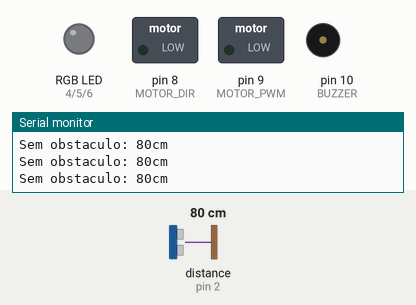
Recording of a sketch running on a simulated Arduino Uno, built with avr-gcc and run on an emulated ATmega328P. Shown: switched loads named in the sketch (green lamp = pin HIGH), an RGB LED mixed from three pins (HIGH = lit), buzzer (waves = sounding), the last lines printed to the serial monitor. Wiring (inferred from the names in the program): ultrasonic range finder: trigger pin 3; echo pin 2. The inputs (shaded band) are chosen by the test bench; at power-on: distance to the obstacle (sensor on pin 2) 80 cm. The echo pulse lasts 58.3 µs per cm; pins used as bus, display or sensor lines are not drawn.

Above: at 1.2 s.
1.3 s: distance to the obstacle (sensor on pin 2) set to 2 cm
At 3.32 s:
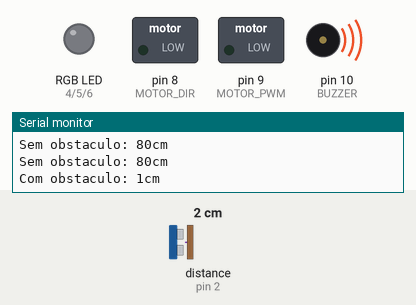
4.3 s: distance to the obstacle (sensor on pin 2) set to 5 cm
7.3 s: distance to the obstacle (sensor on pin 2) set to 8 cm
At 8.3 s:
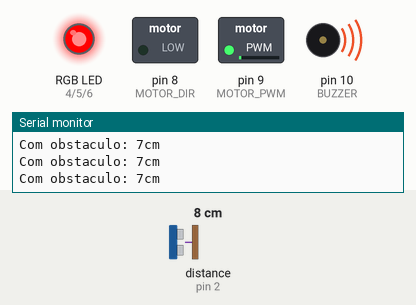
9.1 s: distance to the obstacle (sensor on pin 2) set to 10 cm
At 10.2 s:
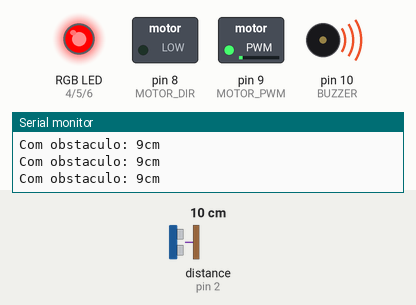
10.6 s: distance to the obstacle (sensor on pin 2) set to 13 cm
At 11.0 s:
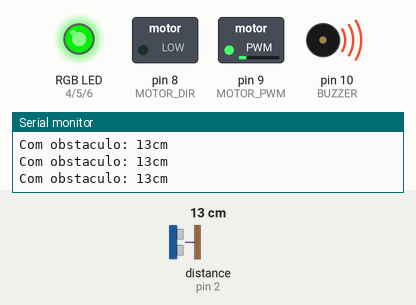
12.2 s: distance to the obstacle (sensor on pin 2) set to 4 cm
At 12.54 s:
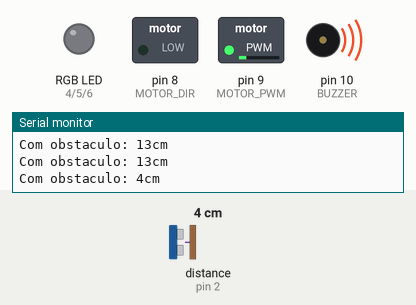
Timing chart, 0 to 16.2 s (numbered marks = the images above; inputs shaded):
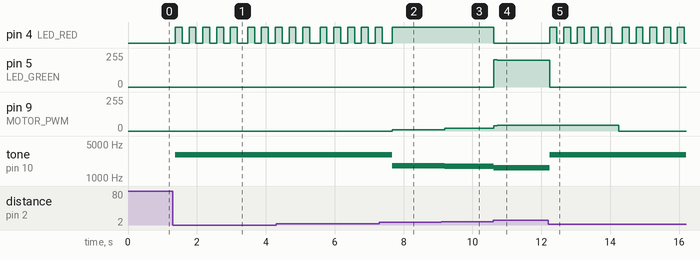

Measured:
- the behaviour switches between 6 and 7 cm on distance to the obstacle (sensor on pin 2) (found by bisection; images 1 and 2)
- the behaviour switches between 11 and 12 cm on distance to the obstacle (sensor on pin 2) (found by bisection; images 3 and 4)
- after the input at 1.3 s, pin 4 (LED_RED): LOW → HIGH after 0.07 s, → LOW 0.20 s later, → HIGH 0.20 s later, → LOW 0.20 s later, … (15 changes in this stretch); tone on pin 10 (BUZZER): silent → 3000 Hz after 0.07 s
- after the input at 7.3 s, pin 4 (LED_RED): goes on until 7.7 s, then stays HIGH; pin 9 (MOTOR_PWM): 0/255 → 11/255 after 0.38 s; tone on pin 10 (BUZZER): 3000 Hz → 1790 Hz after 0.38 s
- after the input at 9.1 s, pin 9 (MOTOR_PWM): 11/255 → 22/255 after 0.10 s; tone on pin 10 (BUZZER): 1790 Hz → 1730 Hz after 0.10 s
- after the input at 10.6 s, pin 4 (LED_RED): HIGH → LOW at once; pin 5 (LED_GREEN): 0/255 → 206/255 at once, → 202/255 0.10 s later; pin 9 (MOTOR_PWM): 22/255 → 39/255 at once, → 45/255 0.10 s later; tone on pin 10 (BUZZER): 1730 Hz → 1640 Hz at once, → 1610 Hz 0.10 s later
- after the input at 12.2 s, pin 4 (LED_RED): goes 4 × (HIGH 0.20 s, LOW 0.20 s), HIGH 0.20 s, LOW 0.30 s, 4 × (HIGH 0.20 s, LOW 0.20 s), HIGH 0.20 s, then LOW, starting after 0.05 s; pin 5 (LED_GREEN): 202/255 → 0/255 after 0.05 s; pin 9 (MOTOR_PWM): 45/255 → 0/255 after 2.0 s; tone on pin 10 (BUZZER): 1610 Hz → 3000 Hz after 0.05 s

The sketch:

raiz-proj.ino
```cpp
const int TRIG = 3;
const int ECHO = 2;
const int BUZZER = 10; // Pino do buzzer
const int LED_RED = 4;   // Pino do LED vermelho
const int LED_GREEN = 5; // Pino do LED verde
const int LED_BLUE = 6;  // Pino do LED azul
const int MOTOR_PWM = 9; // Pino PWM para controle de velocidade do motor
const int MOTOR_DIR = 8; // Pino de direção do motor

const int DISTANCIA_INICIO_BARULHO = 50; // Distância em cm para começar a fazer barulho
const int DISTANCIA_MAXIMA = 51; // Distância máxima para o buzzer fazer barulho
const int DISTANCIA_CRITICA = 5; // Distância crítica em cm
const int FREQUENCIA_MAXIMA = 2000; // Frequência máxima do buzzer em Hz
const int FREQUENCIA_MINIMA = 500;  // Frequência mínima do buzzer em Hz
const int FREQUENCIA_CRITICA = 3000; // Frequência crítica do buzzer em Hz

// Defina o brilho máximo e mínimo
const int BRILHO_MAXIMO = 255;
const int BRILHO_MINIMO = 50; // Ajuste o brilho mínimo conforme necessário

void setup() {
  Serial.begin(9600);
  pinMode(TRIG, OUTPUT);
  pinMode(ECHO, INPUT);
  pinMode(BUZZER, OUTPUT); // Configura o pino do buzzer como saída

  // Configura os pinos do LED RGB como saída
  pinMode(LED_RED, OUTPUT);
  pinMode(LED_GREEN, OUTPUT);
  pinMode(LED_BLUE, OUTPUT);

  // Configura o pino do motor como saída
  pinMode(MOTOR_PWM, OUTPUT);
  pinMode(MOTOR_DIR, OUTPUT);
}

void loop() {
  int distancia = sensor_morcego(TRIG, ECHO);

  // Calcula o brilho com base na distância
  int brilho = map(distancia, 0, DISTANCIA_INICIO_BARULHO, BRILHO_MAXIMO, BRILHO_MINIMO);
  brilho = constrain(brilho, BRILHO_MINIMO, BRILHO_MAXIMO);

  if (distancia <= DISTANCIA_MAXIMA) {
    Serial.print("Com obstaculo: ");
    Serial.print(distancia);
    Serial.println("cm");

    // Controle do buzzer e LEDs com base na distância
    if (distancia <= DISTANCIA_CRITICA) {
      // Distância crítica: buzzer em frequência mais alta e LED vermelho piscante
      tone(BUZZER, FREQUENCIA_CRITICA); // Frequência crítica para alarme
      piscaLED(255, 0, 0); // Vermelho piscante
      // Controle da velocidade do motor com base na distância crítica
      analogWrite(MOTOR_PWM, 0); // Desliga o motor
    } else {
      // Distância dentro da faixa de barulho
      if (distancia <= DISTANCIA_INICIO_BARULHO) {
        int frequencia = map(distancia, 0, DISTANCIA_INICIO_BARULHO, FREQUENCIA_MAXIMA, FREQUENCIA_MINIMA);
        frequencia = constrain(frequencia, FREQUENCIA_MINIMA, FREQUENCIA_MAXIMA);
        tone(BUZZER, frequencia); // Aciona o buzzer com a frequência calculada
      } else {
        noTone(BUZZER); // Desliga o buzzer se a distância for maior que a faixa de barulho
      }

      // Controle do LED RGB com base na distância e brilho
      if (distancia <= 10) {
        setColor(brilho, 0, 0);   // Vermelho com brilho ajustado
      } else if (distancia <= 20) {
        setColor(0, brilho, 0);   // Verde com brilho ajustado
      } else if (distancia <= 30) {
        setColor(0, 0, brilho);   // Azul com brilho ajustado
      } else if (distancia <= 50) {
        setColor(brilho, brilho, 0); // Amarelo com brilho ajustado
      } else {
        setColor(brilho, brilho, brilho); // Branco com brilho ajustado
      }

      // Controle da velocidade do motor com base na distância
      int velocidade = map(distancia, DISTANCIA_CRITICA, DISTANCIA_INICIO_BARULHO, 0, 255);
      velocidade = constrain(velocidade, 0, 255);
      analogWrite(MOTOR_PWM, velocidade); // Ajusta a velocidade do motor
    }
  } else {
    Serial.print("Sem obstaculo: ");
    Serial.print(distancia);
    Serial.println("cm");
    noTone(BUZZER); // Desliga o buzzer se não houver obstáculo

    // Desliga o LED RGB se não houver obstáculo
    setColor(0, 0, 0);

    // Desliga o motor
    analogWrite(MOTOR_PWM, 0);
  }

  delay(100);
}

int sensor_morcego(int pinotrig, int pinoecho) {
  digitalWrite(pinotrig, LOW);
  delayMicroseconds(2);
  digitalWrite(pinotrig, HIGH);
  delayMicroseconds(10);
  digitalWrite(pinotrig, LOW);

  return pulseIn(pinoecho, HIGH) / 58;
}

// Função para definir a cor do LED RGB
void setColor(int red, int green, int blue) {
  analogWrite(LED_RED, red);
  analogWrite(LED_GREEN, green);
  analogWrite(LED_BLUE, blue);
}

// Função para piscar o LED RGB
void piscaLED(int red, int green, int blue) {
  for (int i = 0; i < 5; i++) {
    setColor(red, green, blue);
    delay(200);
    setColor(0, 0, 0); // Desliga o LED
    delay(200);
  }
}
```
